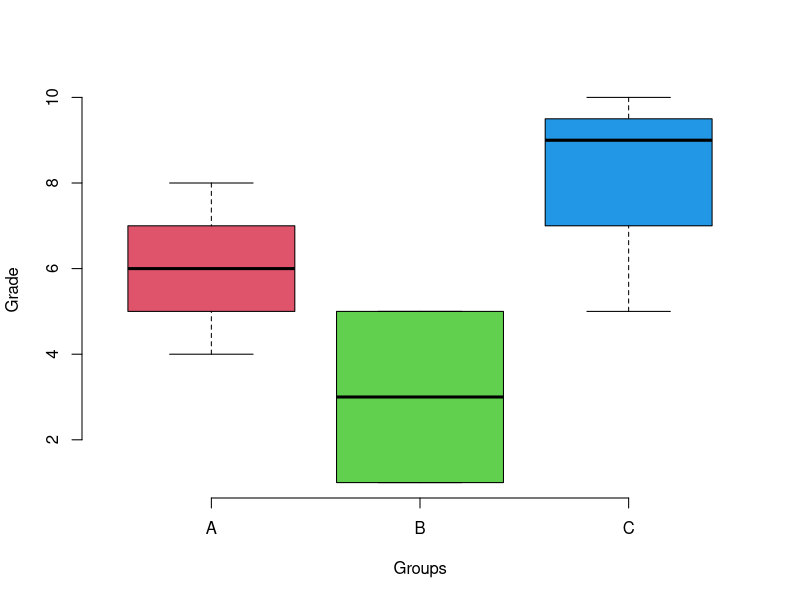
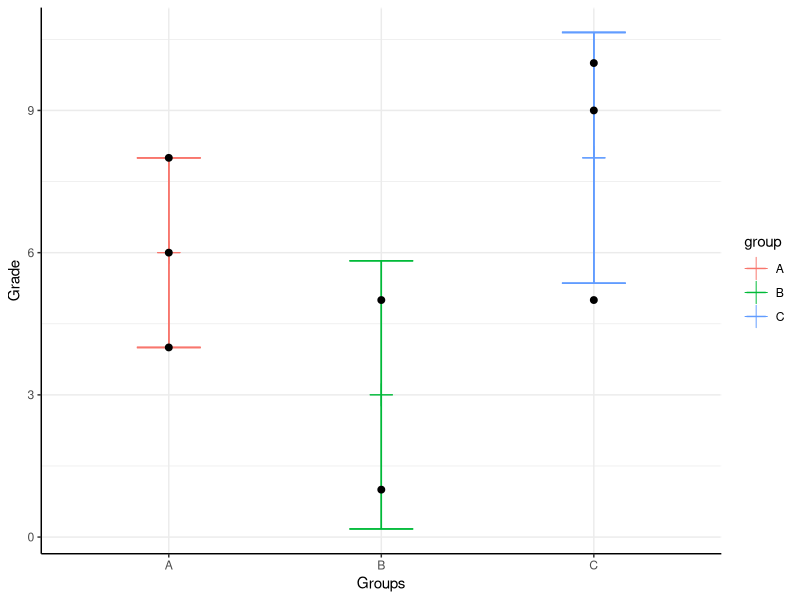
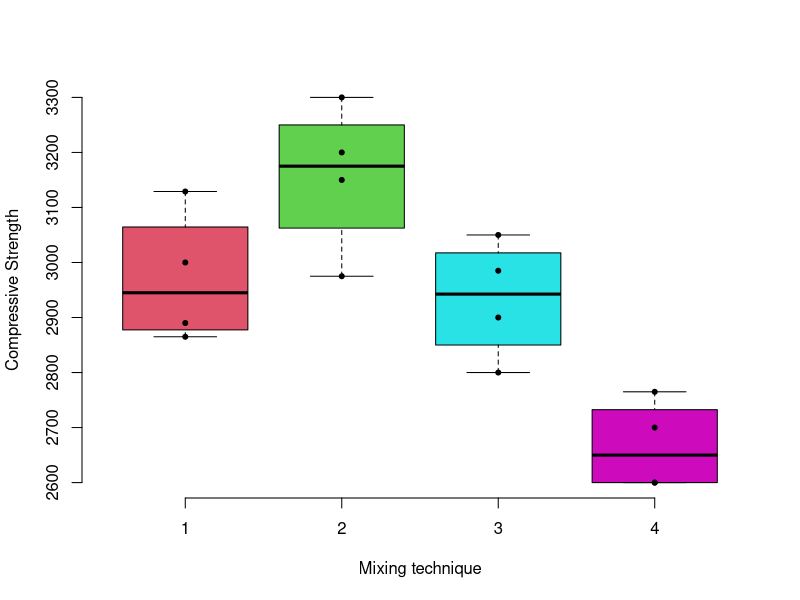
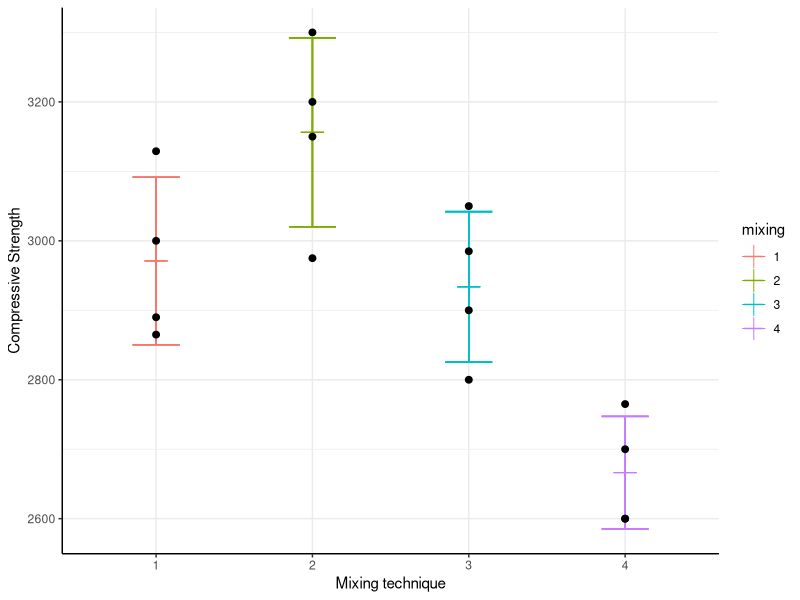
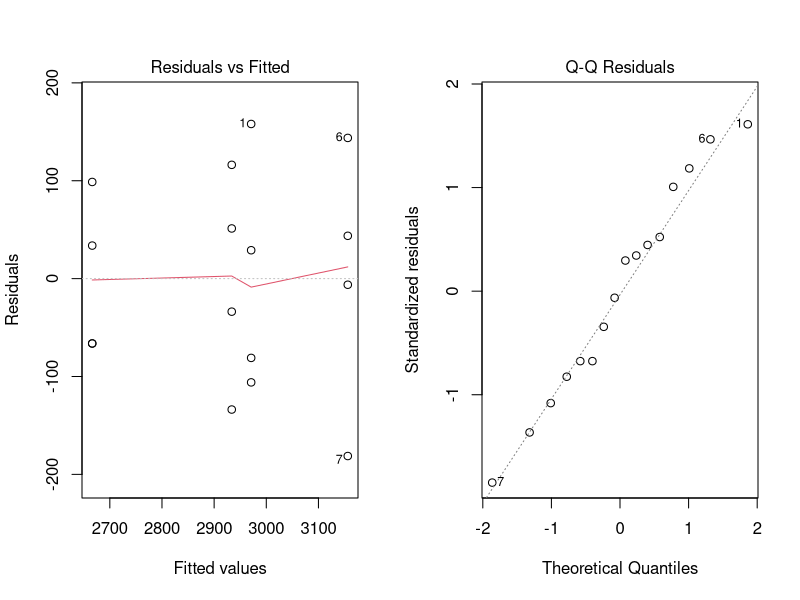

R code for these plots, in order: (Note: this script raises an error after producing the figures.)

#################### R code used for Assignment 1 ######################

# Authors: Jakub Polak, Mark McMahon, Martin Kotuliak and Milan Kuzmanovic

# install.packages("knitr","dplyr","ggplot2","multcomp")
library(dplyr)
library(multcomp)
library(ggplot2)
library(knitr)


# Task 1 ------------------------------------------------------------------


a <- -498.683 / 140.988
b <- 4.885 * 6.677
c <- 9.112 / 6.900
d <- 1841257.15 / (1 - 0.5708)
e <- d - 1841257.15

(f = (e / 2) / (1841257.15 / (51-(2+1)) ))

(p = pf(f,2,48,lower.tail = FALSE))


# Task 2 ------------------------------------------------------------------


X <- data.frame("grade" = c(4,6,8,1,5,9,10,5),
                "group" = c("A","A","A","B","B","C","C","C"))
data.frame(group_by(X, group) %>%
             summarise( count = n(), mean = mean(grade), var = var(grade),
                        sd = sd(grade)))

boxplot(grade ~ group, data=X, col=2:5, frame = FALSE, xlab = "Groups", ylab="Grade")
points(grade ~ group, data=X,pch=20)

Xplot <- X
out = group_by(Xplot, group) %>%
  summarise( count = n(), mean = mean(grade), var = var(grade), sd = sd(grade))
Xplot$mean <- c(rep(out$mean[1],3),rep(out$mean[2],2),rep(out$mean[3],3))
Xplot$sd <- c(rep(out$sd[1],3),rep(out$sd[2],2),rep(out$sd[3],3))
ggplot(Xplot) +
  geom_errorbar(aes(x= group, ymin= mean-sd, ymax = mean+sd, width=0.3, color=group)) +
  geom_point(aes(x=group, y= mean, color=group),size=5,shape=3) +
  geom_point(aes(x = group, y = grade), size=2) +
  xlab("Groups") +
  ylab("Grade") +
  theme_bw() +
  theme(axis.line = element_line(colour = "black", size=.5),
        panel.border = element_rect(colour = "white"))

fit <- aov(grade ~ group, data = X)
summary(fit)


# Task 3 ------------------------------------------------------------------


X <- data.frame("strength"=c(3129,3000,2865,2890,
                             3200,3300,2975,3150,
                             2800,2900,2985,3050,
                             2600,2700,2600,2765),
                "mixing"=rep(c("1","2","3","4"),c(4,4,4,4)) )

boxplot(strength ~ mixing,data=X, xlab="Mixing technique", ylab="Compressive Strength", frame=FALSE, col=c(2,3,5,6))
points(strength ~ mixing, data=X,pch=20)

Xplot <- X
out = group_by(Xplot, mixing) %>%
  summarise( count = n(), mean = mean(strength), var = var(strength), sd = sd(strength))
Xplot$mean <- c(rep(out$mean[1],4),rep(out$mean[2],4),rep(out$mean[3],4),rep(out$mean[4],4))
Xplot$sd <- c(rep(out$sd[1],4),rep(out$sd[2],4),rep(out$sd[3],4),rep(out$sd[4],4))
ggplot(Xplot) +
  geom_errorbar(aes(x= mixing, ymin= mean-sd, ymax = mean+sd, width=0.3, color=mixing)) +
  geom_point(aes(x= mixing, y= mean, color=mixing),size=5,shape=3) +
  geom_point(aes(x = mixing, y = strength), size=2) +
  xlab("Mixing technique") +
  ylab("Compressive Strength") +
  theme_bw() +
  theme(axis.line = element_line(colour = "black", size=.5),
        panel.border = element_rect(colour = "white"))

fit <- aov(strength ~ mixing, data = X)
par(mfrow = c(1,2))
plot(fit, which = c(1,2))
summary(fit)

summary(glht(fit, linfct = mcp(mixing = "Tukey")))


# Task 4 ------------------------------------------------------------------


munich <- read.csv("munich.csv")
munich$location <- factor(munich$location)

par(mfrow=c(2,2))
year_agg <- aggregate(munich$rent, list(munich$yearc),
                      function(x) c(mean=mean(x), sd=sd(x)))
plot(year_agg$Group.1, year_agg$x[,"mean"], xlab="Yearc",
     ylab="Rent: mean +- 1 sd", ylim=c(0, 1300))
segments(year_agg$Group.1-0.25, year_agg$x[,"mean"]+year_agg$x[,"sd"],
         year_agg$Group.1+0.25, year_agg$x[,"mean"]+year_agg$x[,"sd"],col="grey")
segments(year_agg$Group.1-0.25, year_agg$x[,"mean"]-year_agg$x[,"sd"],
         year_agg$Group.1+0.25, year_agg$x[,"mean"]-year_agg$x[,"sd"],col="grey")
segments(year_agg$Group.1, year_agg$x[,"mean"]+year_agg$x[,"sd"],
         year_agg$Group.1,year_agg$x[,"mean"]-year_agg$x[,"sd"],col="grey")

plot(rent~area, data=munich, xlab="Area", ylab="Rent")
plot(rent~location, data=munich, xlab="Location", ylab="Rent")
hist(munich$rent, xlab="Rent", main="")

f1 <- lm(rent~area*location + yearc, data=munich)
par(mfrow=c(2,2)) ; plot(f1)
summary(f1)

f2 <- lm(rent~area, data=munich)
summary(f2)
anova(f2, f1)

par(mfrow = c(1,3))
hist(munich$rent)
hist(munich$area)
hist(munich$yearc)

f3 <- lm(log(rent)~log(area)*location + yearc, data=munich)
par(mfrow=c(2,2))
plot(f3)
summary(f3)
